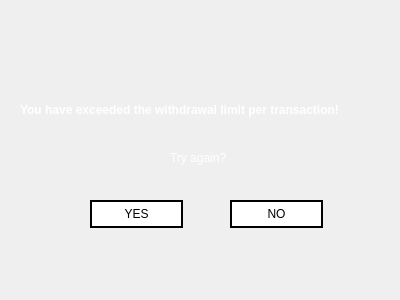
<?xml version="1.0" encoding="UTF-8"?>
<ui version="4.0">
 <class>Atm_Withdraw_Error_Exceed</class>
 <widget class="QWidget" name="Atm_Withdraw_Error_Exceed">
  <property name="geometry">
   <rect>
    <x>0</x>
    <y>0</y>
    <width>400</width>
    <height>300</height>
   </rect>
  </property>
  <property name="windowTitle">
   <string>WITHDRAW ERROR</string>
  </property>
  <property name="styleSheet">
   <string notr="true">QPushButton{
background: transparent;
background-color: white;
border: 2px solid black;
}

QPushButton:hover{
background-color: rgb(30, 30, 30);
color: white;
}

QPushButton:pressed
{
font: bold;
}

</string>
  </property>
  <widget class="QLabel" name="label">
   <property name="geometry">
    <rect>
     <x>20</x>
     <y>100</y>
     <width>381</width>
     <height>21</height>
    </rect>
   </property>
   <property name="text">
    <string>&lt;html&gt;&lt;head/&gt;&lt;body&gt;&lt;p&gt;&lt;span style=&quot; font-weight:600; color:#ffffff;&quot;&gt;You have exceeded the withdrawal limit per transaction!&lt;/span&gt;&lt;/p&gt;&lt;/body&gt;&lt;/html&gt;</string>
   </property>
  </widget>
  <widget class="QLabel" name="label_2">
   <property name="geometry">
    <rect>
     <x>170</x>
     <y>150</y>
     <width>71</width>
     <height>16</height>
    </rect>
   </property>
   <property name="text">
    <string>&lt;html&gt;&lt;head/&gt;&lt;body&gt;&lt;p&gt;&lt;span style=&quot; color:#ffffff;&quot;&gt;Try again?&lt;/span&gt;&lt;/p&gt;&lt;/body&gt;&lt;/html&gt;</string>
   </property>
  </widget>
  <widget class="QPushButton" name="no">
   <property name="geometry">
    <rect>
     <x>230</x>
     <y>200</y>
     <width>93</width>
     <height>28</height>
    </rect>
   </property>
   <property name="text">
    <string>NO</string>
   </property>
  </widget>
  <widget class="QPushButton" name="yes">
   <property name="geometry">
    <rect>
     <x>90</x>
     <y>200</y>
     <width>93</width>
     <height>28</height>
    </rect>
   </property>
   <property name="text">
    <string>YES</string>
   </property>
  </widget>
  <widget class="QLabel" name="label_3">
   <property name="geometry">
    <rect>
     <x>0</x>
     <y>0</y>
     <width>421</width>
     <height>321</height>
    </rect>
   </property>
   <property name="styleSheet">
    <string notr="true">background-image: url(:/images/sbg1err.png);</string>
   </property>
   <property name="text">
    <string/>
   </property>
  </widget>
  <zorder>label_3</zorder>
  <zorder>label</zorder>
  <zorder>label_2</zorder>
  <zorder>no</zorder>
  <zorder>yes</zorder>
 </widget>
 <resources>
  <include location="resource.qrc"/>
 </resources>
 <connections/>
</ui>
